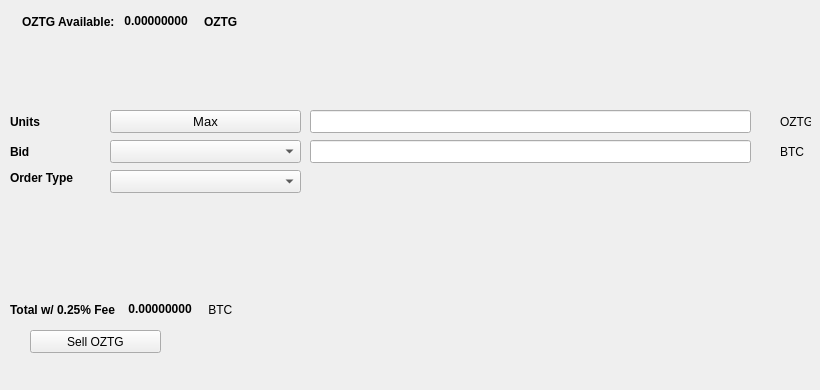
   <widget class="QWidget" name="SellTab">
    <attribute name="title">
     <string>Sell</string>
    </attribute>
    <widget class="QLabel" name="label_16">
     <property name="geometry">
      <rect>
       <x>780</x>
       <y>140</y>
       <width>31</width>
       <height>23</height>
      </rect>
     </property>
     <property name="text">
      <string>BTC</string>
     </property>
    </widget>
    <widget class="QComboBox" name="SellBidcomboBox">
     <property name="geometry">
      <rect>
       <x>110</x>
       <y>140</y>
       <width>191</width>
       <height>23</height>
      </rect>
     </property>
     <property name="font">
      <font>
       <pointsize>10</pointsize>
      </font>
     </property>
    </widget>
    <widget class="QLabel" name="label_18">
     <property name="geometry">
      <rect>
       <x>10</x>
       <y>110</y>
       <width>46</width>
       <height>23</height>
      </rect>
     </property>
     <property name="font">
      <font>
       <weight>75</weight>
       <bold>true</bold>
      </font>
     </property>
     <property name="text">
      <string>Units</string>
     </property>
    </widget>
    <widget class="QPushButton" name="Sell_Max_Amount">
     <property name="geometry">
      <rect>
       <x>110</x>
       <y>110</y>
       <width>191</width>
       <height>23</height>
      </rect>
     </property>
     <property name="font">
      <font>
       <pointsize>10</pointsize>
      </font>
     </property>
     <property name="text">
      <string>Max</string>
     </property>
    </widget>
    <widget class="QLabel" name="label_20">
     <property name="geometry">
      <rect>
       <x>10</x>
       <y>170</y>
       <width>91</width>
       <height>16</height>
      </rect>
     </property>
     <property name="font">
      <font>
       <weight>75</weight>
       <bold>true</bold>
      </font>
     </property>
     <property name="text">
      <string>Order Type</string>
     </property>
    </widget>
    <widget class="QComboBox" name="SellOrdertypeCombo">
     <property name="geometry">
      <rect>
       <x>110</x>
       <y>170</y>
       <width>191</width>
       <height>23</height>
      </rect>
     </property>
     <property name="font">
      <font>
       <pointsize>10</pointsize>
      </font>
     </property>
    </widget>
    <widget class="QLabel" name="label_21">
     <property name="geometry">
      <rect>
       <x>10</x>
       <y>140</y>
       <width>46</width>
       <height>23</height>
      </rect>
     </property>
     <property name="font">
      <font>
       <weight>75</weight>
       <bold>true</bold>
      </font>
     </property>
     <property name="text">
      <string>Bid</string>
     </property>
    </widget>
    <widget class="QLabel" name="label_22">
     <property name="geometry">
      <rect>
       <x>780</x>
       <y>110</y>
       <width>31</width>
       <height>23</height>
      </rect>
     </property>
     <property name="text">
      <string>OZTG</string>
     </property>
    </widget>
    <widget class="QLineEdit" name="UnitsInputOZTG">
     <property name="geometry">
      <rect>
       <x>310</x>
       <y>110</y>
       <width>441</width>
       <height>23</height>
      </rect>
     </property>
     <property name="font">
      <font>
       <pointsize>9</pointsize>
       <weight>75</weight>
       <bold>true</bold>
      </font>
     </property>
    </widget>
    <widget class="QLineEdit" name="SellBidPriceEdit">
     <property name="geometry">
      <rect>
       <x>310</x>
       <y>140</y>
       <width>441</width>
       <height>23</height>
      </rect>
     </property>
     <property name="font">
      <font>
       <pointsize>9</pointsize>
       <weight>75</weight>
       <bold>true</bold>
      </font>
     </property>
    </widget>
    <widget class="QPushButton" name="SellOZTGBTN">
     <property name="geometry">
      <rect>
       <x>30</x>
       <y>330</y>
       <width>131</width>
       <height>23</height>
      </rect>
     </property>
     <property name="text">
      <string>Sell OZTG</string>
     </property>
     <property name="icon">
      <iconset resource="../ozeety">
       <normaloff>:/icons/bitcoin</normaloff>:/icons/bitcoin</iconset>
     </property>
    </widget>
    <widget class="QWidget" name="layoutWidget3">
     <property name="geometry">
      <rect>
       <x>22</x>
       <y>12</y>
       <width>258</width>
       <height>19</height>
      </rect>
     </property>
     <layout class="QHBoxLayout" name="horizontalLayout">
      <item>
       <widget class="QLabel" name="label232_2">
        <property name="font">
         <font>
          <weight>75</weight>
          <bold>true</bold>
         </font>
        </property>
        <property name="text">
         <string>OZTG Available:</string>
        </property>
       </widget>
      </item>
      <item>
       <widget class="QLabel" name="OZTGAvailableLabel">
        <property name="palette">
         <palette>
          <active>
           <colorrole role="WindowText">
            <brush brushstyle="SolidPattern">
             <color alpha="255">
              <red>0</red>
              <green>0</green>
              <blue>0</blue>
             </color>
            </brush>
           </colorrole>
           <colorrole role="Button">
            <brush brushstyle="SolidPattern">
             <color alpha="255">
              <red>0</red>
              <green>170</green>
              <blue>0</blue>
             </color>
            </brush>
           </colorrole>
           <colorrole role="Light">
            <brush brushstyle="SolidPattern">
             <color alpha="255">
              <red>0</red>
              <green>255</green>
              <blue>0</blue>
             </color>
            </brush>
           </colorrole>
           <colorrole role="Midlight">
            <brush brushstyle="SolidPattern">
             <color alpha="255">
              <red>0</red>
              <green>212</green>
              <blue>0</blue>
             </color>
            </brush>
           </colorrole>
           <colorrole role="Dark">
            <brush brushstyle="SolidPattern">
             <color alpha="255">
              <red>0</red>
              <green>85</green>
              <blue>0</blue>
             </color>
            </brush>
           </colorrole>
           <colorrole role="Mid">
            <brush brushstyle="SolidPattern">
             <color alpha="255">
              <red>0</red>
              <green>113</green>
              <blue>0</blue>
             </color>
            </brush>
           </colorrole>
           <colorrole role="Text">
            <brush brushstyle="SolidPattern">
             <color alpha="255">
              <red>0</red>
              <green>170</green>
              <blue>0</blue>
             </color>
            </brush>
           </colorrole>
           <colorrole role="BrightText">
            <brush brushstyle="SolidPattern">
             <color alpha="255">
              <red>255</red>
              <green>255</green>
              <blue>255</blue>
             </color>
            </brush>
           </colorrole>
           <colorrole role="ButtonText">
            <brush brushstyle="SolidPattern">
             <color alpha="255">
              <red>0</red>
              <green>0</green>
              <blue>0</blue>
             </color>
            </brush>
           </colorrole>
           <colorrole role="Base">
            <brush brushstyle="SolidPattern">
             <color alpha="255">
              <red>255</red>
              <green>255</green>
              <blue>255</blue>
             </color>
            </brush>
           </colorrole>
           <colorrole role="Window">
            <brush brushstyle="SolidPattern">
             <color alpha="255">
              <red>0</red>
              <green>170</green>
              <blue>0</blue>
             </color>
            </brush>
           </colorrole>
           <colorrole role="Shadow">
            <brush brushstyle="SolidPattern">
             <color alpha="255">
              <red>0</red>
              <green>0</green>
              <blue>0</blue>
             </color>
            </brush>
           </colorrole>
           <colorrole role="AlternateBase">
            <brush brushstyle="SolidPattern">
             <color alpha="255">
              <red>127</red>
              <green>212</green>
              <blue>127</blue>
             </color>
            </brush>
           </colorrole>
           <colorrole role="ToolTipBase">
            <brush brushstyle="SolidPattern">
             <color alpha="255">
              <red>255</red>
              <green>255</green>
              <blue>220</blue>
             </color>
            </brush>
           </colorrole>
           <colorrole role="ToolTipText">
            <brush brushstyle="SolidPattern">
             <color alpha="255">
              <red>0</red>
              <green>0</green>
              <blue>0</blue>
             </color>
            </brush>
           </colorrole>
          </active>
          <inactive>
           <colorrole role="WindowText">
            <brush brushstyle="SolidPattern">
             <color alpha="255">
              <red>0</red>
              <green>0</green>
              <blue>0</blue>
             </color>
            </brush>
           </colorrole>
           <colorrole role="Button">
            <brush brushstyle="SolidPattern">
             <color alpha="255">
              <red>0</red>
              <green>170</green>
              <blue>0</blue>
             </color>
            </brush>
           </colorrole>
           <colorrole role="Light">
            <brush brushstyle="SolidPattern">
             <color alpha="255">
              <red>0</red>
              <green>255</green>
              <blue>0</blue>
             </color>
            </brush>
           </colorrole>
           <colorrole role="Midlight">
            <brush brushstyle="SolidPattern">
             <color alpha="255">
              <red>0</red>
              <green>212</green>
              <blue>0</blue>
             </color>
            </brush>
           </colorrole>
           <colorrole role="Dark">
            <brush brushstyle="SolidPattern">
             <color alpha="255">
              <red>0</red>
              <green>85</green>
              <blue>0</blue>
             </color>
            </brush>
           </colorrole>
           <colorrole role="Mid">
            <brush brushstyle="SolidPattern">
             <color alpha="255">
              <red>0</red>
              <green>113</green>
              <blue>0</blue>
             </color>
            </brush>
           </colorrole>
           <colorrole role="Text">
            <brush brushstyle="SolidPattern">
             <color alpha="255">
              <red>0</red>
              <green>170</green>
              <blue>0</blue>
             </color>
            </brush>
           </colorrole>
           <colorrole role="BrightText">
            <brush brushstyle="SolidPattern">
             <color alpha="255">
              <red>255</red>
              <green>255</green>
              <blue>255</blue>
             </color>
            </brush>
           </colorrole>
           <colorrole role="ButtonText">
            <brush brushstyle="SolidPattern">
             <color alpha="255">
              <red>0</red>
              <green>0</green>
              <blue>0</blue>
             </color>
            </brush>
           </colorrole>
           <colorrole role="Base">
            <brush brushstyle="SolidPattern">
             <color alpha="255">
              <red>255</red>
              <green>255</green>
              <blue>255</blue>
             </color>
            </brush>
           </colorrole>
           <colorrole role="Window">
            <brush brushstyle="SolidPattern">
             <color alpha="255">
              <red>0</red>
              <green>170</green>
              <blue>0</blue>
             </color>
            </brush>
           </colorrole>
           <colorrole role="Shadow">
            <brush brushstyle="SolidPattern">
             <color alpha="255">
              <red>0</red>
              <green>0</green>
              <blue>0</blue>
             </color>
            </brush>
           </colorrole>
           <colorrole role="AlternateBase">
            <brush brushstyle="SolidPattern">
             <color alpha="255">
              <red>127</red>
              <green>212</green>
              <blue>127</blue>
             </color>
            </brush>
           </colorrole>
           <colorrole role="ToolTipBase">
            <brush brushstyle="SolidPattern">
             <color alpha="255">
              <red>255</red>
              <green>255</green>
              <blue>220</blue>
             </color>
            </brush>
           </colorrole>
           <colorrole role="ToolTipText">
            <brush brushstyle="SolidPattern">
             <color alpha="255">
              <red>0</red>
              <green>0</green>
              <blue>0</blue>
             </color>
            </brush>
           </colorrole>
          </inactive>
          <disabled>
           <colorrole role="WindowText">
            <brush brushstyle="SolidPattern">
             <color alpha="255">
              <red>0</red>
              <green>85</green>
              <blue>0</blue>
             </color>
            </brush>
           </colorrole>
           <colorrole role="Button">
            <brush brushstyle="SolidPattern">
             <color alpha="255">
              <red>0</red>
              <green>170</green>
              <blue>0</blue>
             </color>
            </brush>
           </colorrole>
           <colorrole role="Light">
            <brush brushstyle="SolidPattern">
             <color alpha="255">
              <red>0</red>
              <green>255</green>
              <blue>0</blue>
             </color>
            </brush>
           </colorrole>
           <colorrole role="Midlight">
            <brush brushstyle="SolidPattern">
             <color alpha="255">
              <red>0</red>
              <green>212</green>
              <blue>0</blue>
             </color>
            </brush>
           </colorrole>
           <colorrole role="Dark">
            <brush brushstyle="SolidPattern">
             <color alpha="255">
              <red>0</red>
              <green>85</green>
              <blue>0</blue>
             </color>
            </brush>
           </colorrole>
           <colorrole role="Mid">
            <brush brushstyle="SolidPattern">
             <color alpha="255">
              <red>0</red>
              <green>113</green>
              <blue>0</blue>
             </color>
            </brush>
           </colorrole>
           <colorrole role="Text">
            <brush brushstyle="SolidPattern">
             <color alpha="255">
              <red>0</red>
              <green>85</green>
              <blue>0</blue>
             </color>
            </brush>
           </colorrole>
           <colorrole role="BrightText">
            <brush brushstyle="SolidPattern">
             <color alpha="255">
              <red>255</red>
              <green>255</green>
              <blue>255</blue>
             </color>
            </brush>
           </colorrole>
           <colorrole role="ButtonText">
            <brush brushstyle="SolidPattern">
             <color alpha="255">
              <red>0</red>
              <green>85</green>
              <blue>0</blue>
             </color>
            </brush>
           </colorrole>
           <colorrole role="Base">
            <brush brushstyle="SolidPattern">
             <color alpha="255">
              <red>0</red>
              <green>170</green>
              <blue>0</blue>
             </color>
            </brush>
           </colorrole>
           <colorrole role="Window">
            <brush brushstyle="SolidPattern">
             <color alpha="255">
              <red>0</red>
              <green>170</green>
              <blue>0</blue>
             </color>
            </brush>
           </colorrole>
           <colorrole role="Shadow">
            <brush brushstyle="SolidPattern">
             <color alpha="255">
              <red>0</red>
              <green>0</green>
              <blue>0</blue>
             </color>
            </brush>
           </colorrole>
           <colorrole role="AlternateBase">
            <brush brushstyle="SolidPattern">
             <color alpha="255">
              <red>0</red>
              <green>170</green>
              <blue>0</blue>
             </color>
            </brush>
           </colorrole>
           <colorrole role="ToolTipBase">
            <brush brushstyle="SolidPattern">
             <color alpha="255">
              <red>255</red>
              <green>255</green>
              <blue>220</blue>
             </color>
            </brush>
           </colorrole>
           <colorrole role="ToolTipText">
            <brush brushstyle="SolidPattern">
             <color alpha="255">
              <red>0</red>
              <green>0</green>
              <blue>0</blue>
             </color>
            </brush>
           </colorrole>
          </disabled>
         </palette>
        </property>
        <property name="font">
         <font>
          <weight>75</weight>
          <bold>true</bold>
         </font>
        </property>
        <property name="text">
         <string> 0.00000000 </string>
        </property>
        <property name="textInteractionFlags">
         <set>Qt::LinksAccessibleByMouse|Qt::TextSelectableByKeyboard|Qt::TextSelectableByMouse</set>
        </property>
       </widget>
      </item>
      <item>
       <widget class="QLabel" name="labelOZTG">
        <property name="font">
         <font>
          <weight>75</weight>
          <bold>true</bold>
         </font>
        </property>
        <property name="text">
         <string>OZTG</string>
        </property>
       </widget>
      </item>
     </layout>
    </widget>
    <widget class="QWidget" name="layoutWidget">
     <property name="geometry">
      <rect>
       <x>10</x>
       <y>300</y>
       <width>268</width>
       <height>19</height>
      </rect>
     </property>
     <layout class="QHBoxLayout" name="horizontalLayout_2">
      <item>
       <widget class="QLabel" name="label_19">
        <property name="font">
         <font>
          <weight>75</weight>
          <bold>true</bold>
         </font>
        </property>
        <property name="text">
         <string>Total w/ 0.25% Fee </string>
        </property>
       </widget>
      </item>
      <item>
       <widget class="QLabel" name="SellCostLabel">
        <property name="palette">
         <palette>
          <active>
           <colorrole role="WindowText">
            <brush brushstyle="SolidPattern">
             <color alpha="255">
              <red>0</red>
              <green>0</green>
              <blue>0</blue>
             </color>
            </brush>
           </colorrole>
           <colorrole role="Button">
            <brush brushstyle="SolidPattern">
             <color alpha="255">
              <red>0</red>
              <green>170</green>
              <blue>0</blue>
             </color>
            </brush>
           </colorrole>
           <colorrole role="Light">
            <brush brushstyle="SolidPattern">
             <color alpha="255">
              <red>0</red>
              <green>255</green>
              <blue>0</blue>
             </color>
            </brush>
           </colorrole>
           <colorrole role="Midlight">
            <brush brushstyle="SolidPattern">
             <color alpha="255">
              <red>0</red>
              <green>212</green>
              <blue>0</blue>
             </color>
            </brush>
           </colorrole>
           <colorrole role="Dark">
            <brush brushstyle="SolidPattern">
             <color alpha="255">
              <red>0</red>
              <green>85</green>
              <blue>0</blue>
             </color>
            </brush>
           </colorrole>
           <colorrole role="Mid">
            <brush brushstyle="SolidPattern">
             <color alpha="255">
              <red>0</red>
              <green>113</green>
              <blue>0</blue>
             </color>
            </brush>
           </colorrole>
           <colorrole role="Text">
            <brush brushstyle="SolidPattern">
             <color alpha="255">
              <red>0</red>
              <green>170</green>
              <blue>0</blue>
             </color>
            </brush>
           </colorrole>
           <colorrole role="BrightText">
            <brush brushstyle="SolidPattern">
             <color alpha="255">
              <red>255</red>
              <green>255</green>
              <blue>255</blue>
             </color>
            </brush>
           </colorrole>
           <colorrole role="ButtonText">
            <brush brushstyle="SolidPattern">
             <color alpha="255">
              <red>0</red>
              <green>0</green>
              <blue>0</blue>
             </color>
            </brush>
           </colorrole>
           <colorrole role="Base">
            <brush brushstyle="SolidPattern">
             <color alpha="255">
              <red>255</red>
              <green>255</green>
              <blue>255</blue>
             </color>
            </brush>
           </colorrole>
           <colorrole role="Window">
            <brush brushstyle="SolidPattern">
             <color alpha="255">
              <red>0</red>
              <green>170</green>
              <blue>0</blue>
             </color>
            </brush>
           </colorrole>
           <colorrole role="Shadow">
            <brush brushstyle="SolidPattern">
             <color alpha="255">
              <red>0</red>
              <green>0</green>
              <blue>0</blue>
             </color>
            </brush>
           </colorrole>
           <colorrole role="AlternateBase">
            <brush brushstyle="SolidPattern">
             <color alpha="255">
              <red>127</red>
              <green>212</green>
              <blue>127</blue>
             </color>
            </brush>
           </colorrole>
           <colorrole role="ToolTipBase">
            <brush brushstyle="SolidPattern">
             <color alpha="255">
              <red>255</red>
              <green>255</green>
              <blue>220</blue>
             </color>
            </brush>
           </colorrole>
           <colorrole role="ToolTipText">
            <brush brushstyle="SolidPattern">
             <color alpha="255">
              <red>0</red>
              <green>0</green>
              <blue>0</blue>
             </color>
            </brush>
           </colorrole>
          </active>
          <inactive>
           <colorrole role="WindowText">
            <brush brushstyle="SolidPattern">
             <color alpha="255">
              <red>0</red>
              <green>0</green>
              <blue>0</blue>
             </color>
            </brush>
           </colorrole>
           <colorrole role="Button">
            <brush brushstyle="SolidPattern">
             <color alpha="255">
              <red>0</red>
              <green>170</green>
              <blue>0</blue>
             </color>
            </brush>
           </colorrole>
           <colorrole role="Light">
            <brush brushstyle="SolidPattern">
             <color alpha="255">
              <red>0</red>
              <green>255</green>
              <blue>0</blue>
             </color>
            </brush>
           </colorrole>
           <colorrole role="Midlight">
            <brush brushstyle="SolidPattern">
             <color alpha="255">
              <red>0</red>
              <green>212</green>
              <blue>0</blue>
             </color>
            </brush>
           </colorrole>
           <colorrole role="Dark">
            <brush brushstyle="SolidPattern">
             <color alpha="255">
              <red>0</red>
              <green>85</green>
              <blue>0</blue>
             </color>
            </brush>
           </colorrole>
           <colorrole role="Mid">
            <brush brushstyle="SolidPattern">
             <color alpha="255">
              <red>0</red>
              <green>113</green>
              <blue>0</blue>
             </color>
            </brush>
           </colorrole>
           <colorrole role="Text">
            <brush brushstyle="SolidPattern">
             <color alpha="255">
              <red>0</red>
              <green>170</green>
              <blue>0</blue>
             </color>
            </brush>
           </colorrole>
           <colorrole role="BrightText">
            <brush brushstyle="SolidPattern">
             <color alpha="255">
              <red>255</red>
              <green>255</green>
              <blue>255</blue>
             </color>
            </brush>
           </colorrole>
           <colorrole role="ButtonText">
            <brush brushstyle="SolidPattern">
             <color alpha="255">
              <red>0</red>
              <green>0</green>
              <blue>0</blue>
             </color>
            </brush>
           </colorrole>
           <colorrole role="Base">
            <brush brushstyle="SolidPattern">
             <color alpha="255">
              <red>255</red>
              <green>255</green>
              <blue>255</blue>
             </color>
            </brush>
           </colorrole>
           <colorrole role="Window">
            <brush brushstyle="SolidPattern">
             <color alpha="255">
              <red>0</red>
              <green>170</green>
              <blue>0</blue>
             </color>
            </brush>
           </colorrole>
           <colorrole role="Shadow">
            <brush brushstyle="SolidPattern">
             <color alpha="255">
              <red>0</red>
              <green>0</green>
              <blue>0</blue>
             </color>
            </brush>
           </colorrole>
           <colorrole role="AlternateBase">
            <brush brushstyle="SolidPattern">
             <color alpha="255">
              <red>127</red>
              <green>212</green>
              <blue>127</blue>
             </color>
            </brush>
           </colorrole>
           <colorrole role="ToolTipBase">
            <brush brushstyle="SolidPattern">
             <color alpha="255">
              <red>255</red>
              <green>255</green>
              <blue>220</blue>
             </color>
            </brush>
           </colorrole>
           <colorrole role="ToolTipText">
            <brush brushstyle="SolidPattern">
             <color alpha="255">
              <red>0</red>
              <green>0</green>
              <blue>0</blue>
             </color>
            </brush>
           </colorrole>
          </inactive>
          <disabled>
           <colorrole role="WindowText">
            <brush brushstyle="SolidPattern">
             <color alpha="255">
              <red>0</red>
              <green>85</green>
              <blue>0</blue>
             </color>
            </brush>
           </colorrole>
           <colorrole role="Button">
            <brush brushstyle="SolidPattern">
             <color alpha="255">
              <red>0</red>
              <green>170</green>
              <blue>0</blue>
             </color>
            </brush>
           </colorrole>
           <colorrole role="Light">
            <brush brushstyle="SolidPattern">
             <color alpha="255">
              <red>0</red>
              <green>255</green>
              <blue>0</blue>
             </color>
            </brush>
           </colorrole>
           <colorrole role="Midlight">
            <brush brushstyle="SolidPattern">
             <color alpha="255">
              <red>0</red>
              <green>212</green>
              <blue>0</blue>
             </color>
            </brush>
           </colorrole>
           <colorrole role="Dark">
            <brush brushstyle="SolidPattern">
             <color alpha="255">
              <red>0</red>
              <green>85</green>
              <blue>0</blue>
             </color>
            </brush>
           </colorrole>
           <colorrole role="Mid">
            <brush brushstyle="SolidPattern">
             <color alpha="255">
              <red>0</red>
              <green>113</green>
              <blue>0</blue>
             </color>
            </brush>
           </colorrole>
           <colorrole role="Text">
            <brush brushstyle="SolidPattern">
             <color alpha="255">
              <red>0</red>
              <green>85</green>
              <blue>0</blue>
             </color>
            </brush>
           </colorrole>
           <colorrole role="BrightText">
            <brush brushstyle="SolidPattern">
             <color alpha="255">
              <red>255</red>
              <green>255</green>
              <blue>255</blue>
             </color>
            </brush>
           </colorrole>
           <colorrole role="ButtonText">
            <brush brushstyle="SolidPattern">
             <color alpha="255">
              <red>0</red>
              <green>85</green>
              <blue>0</blue>
             </color>
            </brush>
           </colorrole>
           <colorrole role="Base">
            <brush brushstyle="SolidPattern">
             <color alpha="255">
              <red>0</red>
              <green>170</green>
              <blue>0</blue>
             </color>
            </brush>
           </colorrole>
           <colorrole role="Window">
            <brush brushstyle="SolidPattern">
             <color alpha="255">
              <red>0</red>
              <green>170</green>
              <blue>0</blue>
             </color>
            </brush>
           </colorrole>
           <colorrole role="Shadow">
            <brush brushstyle="SolidPattern">
             <color alpha="255">
              <red>0</red>
              <green>0</green>
              <blue>0</blue>
             </color>
            </brush>
           </colorrole>
           <colorrole role="AlternateBase">
            <brush brushstyle="SolidPattern">
             <color alpha="255">
              <red>0</red>
              <green>170</green>
              <blue>0</blue>
             </color>
            </brush>
           </colorrole>
           <colorrole role="ToolTipBase">
            <brush brushstyle="SolidPattern">
             <color alpha="255">
              <red>255</red>
              <green>255</green>
              <blue>220</blue>
             </color>
            </brush>
           </colorrole>
           <colorrole role="ToolTipText">
            <brush brushstyle="SolidPattern">
             <color alpha="255">
              <red>0</red>
              <green>0</green>
              <blue>0</blue>
             </color>
            </brush>
           </colorrole>
          </disabled>
         </palette>
        </property>
        <property name="font">
         <font>
          <weight>75</weight>
          <bold>true</bold>
         </font>
        </property>
        <property name="autoFillBackground">
         <bool>false</bool>
        </property>
        <property name="text">
         <string> 0.00000000</string>
        </property>
        <property name="textInteractionFlags">
         <set>Qt::LinksAccessibleByMouse|Qt::TextSelectableByMouse</set>
        </property>
       </widget>
      </item>
      <item>
       <widget class="QLabel" name="label_17">
        <property name="font">
         <font>
          <weight>50</weight>
          <bold>false</bold>
         </font>
        </property>
        <property name="text">
         <string> BTC</string>
        </property>
       </widget>
      </item>
     </layout>
    </widget>
    <widget class="QLabel" name="label_23">
     <property name="geometry">
      <rect>
       <x>460</x>
       <y>300</y>
       <width>281</width>
       <height>81</height>
      </rect>
     </property>
     <property name="text">
      <string/>
     </property>
     <property name="pixmap">
      <pixmap>:/images/bittrex</pixmap>
     </property>
    </widget>
   </widget>
